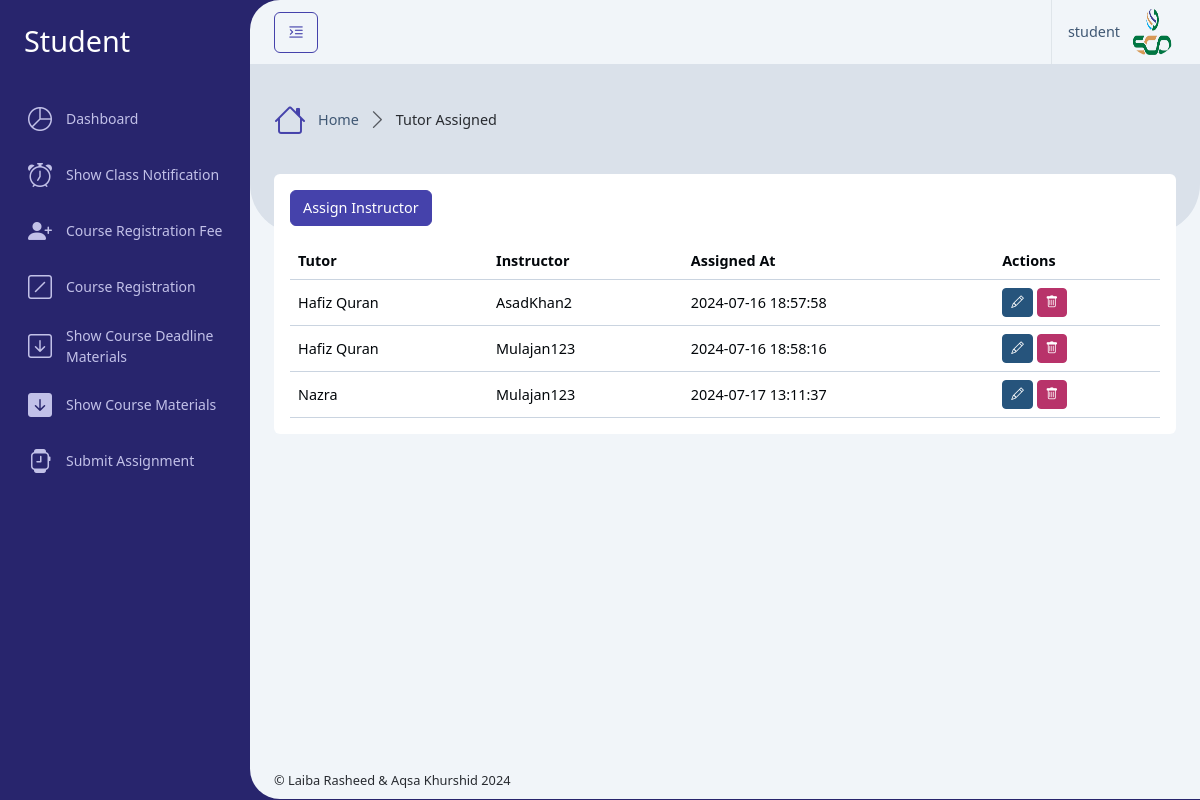
Page /Administrator/courses_assign.php (signed in) on the committed database.
### tables this page shows
CREATE TABLE `users` (
  `id` int(11) NOT NULL,
  `username` varchar(50) NOT NULL,
  `email` varchar(100) NOT NULL,
  `cnic` varchar(20) DEFAULT NULL,
  `date_of_birth` date DEFAULT NULL,
  `gender` varchar(20) DEFAULT NULL,
  `age` int(11) DEFAULT NULL,
  `address` varchar(255) DEFAULT NULL,
  `phone` varchar(20) DEFAULT NULL,
  `quranic_qualification` enum('Haifz','Tajweed','Tafseer','Nazra','Basic_Language_Courses','Other_Relevant_Qualification') DEFAULT 'Haifz',
  `profile_photo` varchar(255) DEFAULT NULL,
  `upload_cv` varchar(255) DEFAULT NULL,
  `password` varchar(255) NOT NULL,
  `role_id` int(11) NOT NULL,
  `isActive` tinyint(1) NOT NULL,
  `created_at` timestamp NOT NULL DEFAULT current_timestamp()
);

CREATE TABLE `course_instructor_assigned` (
  `id` int(11) NOT NULL,
  `course_id` int(11) NOT NULL,
  `instructor_id` int(11) NOT NULL,
  `assigned_at` timestamp NOT NULL DEFAULT current_timestamp()
);

CREATE TABLE `courses` (
  `id` int(11) NOT NULL,
  `name` varchar(255) NOT NULL,
  `description` text DEFAULT NULL,
  `price` decimal(20,2) DEFAULT NULL,
  `created_at` timestamp NOT NULL DEFAULT current_timestamp()
);

### Administrator/courses_assign.php (called while the page is built, shortened)
<?php
    require '../Database/config.php';
    $user = getUserData($_SESSION['user_id']);
    $sql = "SELECT course_instructor_assigned.*, courses.name AS course_name, users.username AS instructor_name
            FROM course_instructor_assigned
            JOIN courses ON course_instructor_assigned.course_id = courses.id
            JOIN users ON course_instructor_assigned.instructor_id = users.id
            WHERE users.role_id = 2";
    $result = $conn->query($sql);
    include '../setting/_Layout.php';
?>

### Database/config.php (called while the page is built, shortened)
<?php
    $servername = "localhost";
    $username = "root";
    $password = "";
    $dbname = "online_quran_tutor_db";
    $conn = new mysqli($servername, $username, $password, $dbname);
    function getUserData($user_id) {
        global $conn;
        $stmt = $conn->prepare("SELECT * FROM users WHERE id = ?");
        $stmt->bind_param("i", $user_id);
        $stmt->execute();
        $result = $stmt->get_result();
        return $result->fetch_assoc();
    }
?>

### Administrator/courses_assign_content.php (the view, shortened to what this page needs)
<div class="row">
    <div class="col-xxl-12">
        <div class="card mb-4">
            <div class="card-body">
                <button class="btn btn-primary mb-3" data-bs-toggle="modal" data-bs-target="#createAssignmentModal">Assign Instructor</button>
                <div class="table-responsive">
                    <table class="table align-middle table-hover m-0">
                        <thead>
                            <tr>
                                <th scope="col">Tutor</th>
                                <th scope="col">Instructor</th>
                                <th scope="col">Assigned At</th>
                                <th scope="col">Actions</th>
                            </tr>
                        </thead>
                        <tbody>
                            <?php
                            if ($result->num_rows > 0) {
                                while ($row = $result->fetch_assoc()) {
                                    ?>
                                    <tr>
                                        <td><?php echo htmlspecialchars($row['course_name']); ?></td>
                                        <td><?php echo htmlspecialchars($row['instructor_name']); ?></td>
                                        <td><?php echo htmlspecialchars($row['assigned_at']); ?></td>
                                        <td>
                                            <button class="btn btn-info btn-sm" data-bs-toggle="modal" data-bs-target="#editAssignmentModal" onclick="setEditModalData(<?php echo htmlspecialchars(json_encode($row)); ?>)"><i class="bi bi-pencil"></i></button>
                                            <button class="btn btn-danger btn-sm" data-bs-toggle="modal" data-bs-target="#deleteAssignmentModal" onclick="setDeleteModalData(<?php echo $row['id']; ?>)"><i class="bi bi-trash"></i></button>
                                        </td>
                                    </tr>
                                    <?php
                                }
                            } else {
                                ?>
                                <tr>
                                    <td colspan="4">No assignments found.</td>
                                </tr>
                                <?php
                            }
                            ?>
                        </tbody>
                    </table>
                </div>
            </div>
        </div>
    </div>
</div>

### setting/_Header.php (shortened to what this page needs)
<div class="app-header d-flex align-items-center">
    <div class="d-flex">
        <button class="btn btn-outline-primary me-2 pin-sidebar" id="pin-sidebar">
            <i class="bi bi-text-indent-left fs-5"></i>
        </button>
    </div>
    <div class="header-actions">
        <div class="dropdown ms-3">
            <a id="userSettings" class="dropdown-toggle d-flex py-2 align-items-center ps-3 border-start" href="#!"
                role="button" data-bs-toggle="dropdown" aria-expanded="false">
                <span class="d-none d-md-block me-2"><?php echo htmlspecialchars($user['username']); ?></span>
                <img src="../assets/uploads/<?php echo htmlspecialchars($user['profile_photo']); ?>" class="rounded-circle img-3x" alt="Bootstrap Gallery" />
            </a>
        </div>
    </div>
</div>

### rows in the picture
users: username "student", profile_photo (picture)
course_instructor_assigned: course.name "Hafiz Quran", instructor.username "AsadKhan2", assigned_at "2024-07-16 18:57:58"
course_instructor_assigned: course.name "Hafiz Quran", instructor.username "Mulajan123", assigned_at "2024-07-16 18:58:16"
course_instructor_assigned: course.name "Nazra", instructor.username "Mulajan123", assigned_at "2024-07-17 13:11:37"

### other values in the picture
$roleTitle "Student"
$title "Tutor Assigned"
